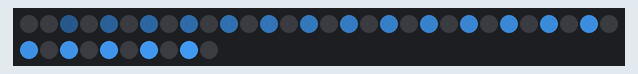
This sketch was run on a simulated Arduino Uno, built with avr-gcc and run on an emulated ATmega328P. On the bench: 40 RGB LEDs in strip order, left to right, continuing on the next row.

Above: at 0.05 s.
At 4.98 s:
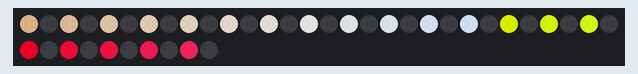
At 10.02 s:
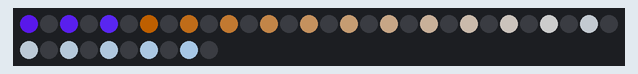
At 20.0 s:
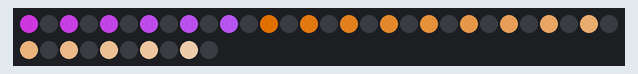
At 29.97 s:
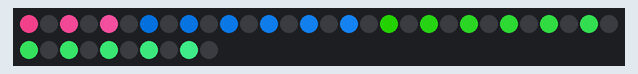
At 39.94 s:
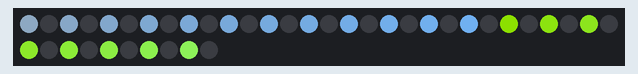

The sketch:

sketch_ws2813.ino
```cpp
#include <Arduino.h>
#include <Adafruit_NeoPixel.h>

//   NEO_KHZ800  800 KHz bitstream (most NeoPixel products w/WS2812 LEDs)
//   NEO_KHZ400  400 KHz (classic 'v1' (not v2) FLORA pixels, WS2811 drivers)
//   NEO_GRB     Pixels are wired for GRB bitstream (most NeoPixel products)
//   NEO_RGB     Pixels are wired for RGB bitstream (v1 FLORA pixels, not v2)

//  parameters: number of LEDs, pin number, LED type
Adafruit_NeoPixel ledstrip = Adafruit_NeoPixel(40, 6, NEO_GRB + NEO_KHZ800);

#define MAX 220

int c = 0;

void setup() {
  ledstrip.begin();
}

void loop() {
  for (int i = 0; i < 20; i++) {
    int t = c + i;
    ledstrip.setPixelColor(i * 2, (3 * t) % MAX, (7 * t) % MAX, (11 * t) % MAX);
  }

  ledstrip.show();
  delay(100);
  c++;
}
```
